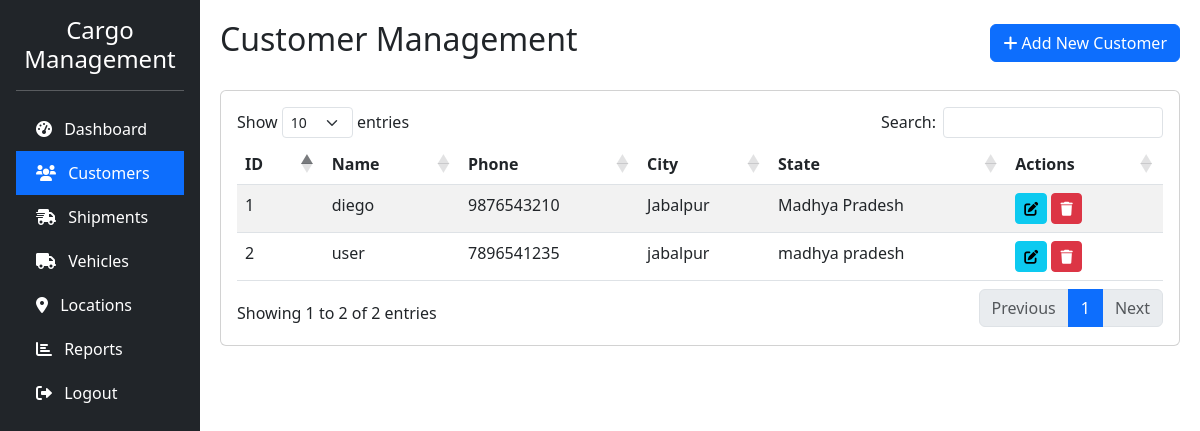
The page /admin/customers.php (signed in) on the database its author committed.
### tables this page shows
CREATE TABLE IF NOT EXISTS `customers` (
  `id` int NOT NULL AUTO_INCREMENT,
  `user_id` int DEFAULT NULL,
  `full_name` varchar(100) NOT NULL,
  `phone` varchar(15) DEFAULT NULL,
  `address` text,
  `city` varchar(50) DEFAULT NULL,
  `state` varchar(50) DEFAULT NULL,
  `pincode` varchar(10) DEFAULT NULL,
  PRIMARY KEY (`id`),
  KEY `user_id` (`user_id`)
);

### admin/customers.php (the view, shortened to what this page needs)
<?php
require_once "../config/database.php";
$customers = array();
$sql = "SELECT c.*, u.email, u.username FROM customers c LEFT JOIN users u ON c.user_id = u.id";
$result = mysqli_query($conn, $sql);
while($row = mysqli_fetch_assoc($result)){
    $customers[] = $row;
}
?>
<!DOCTYPE html>
<html lang="en">
<head>
    <link href="https://cdn.jsdelivr.net/npm/bootstrap@5.3.0/dist/css/bootstrap.min.css" rel="stylesheet">
    <link rel="stylesheet" href="https://cdnjs.cloudflare.com/ajax/libs/font-awesome/6.0.0/css/all.min.css">
    <link href="https://cdn.datatables.net/1.11.5/css/dataTables.bootstrap5.min.css" rel="stylesheet">
</head>
<body>
    <div class="container-fluid">
        <div class="row">
            <div class="col-md-3 col-lg-2 px-0 sidebar">
                <div class="p-3">
                    <h4 class="text-center">Cargo Management</h4>
                    <hr>
                    <ul class="nav flex-column">
                        <li class="nav-item">
                            <a class="nav-link" href="dashboard.php">
                                <i class="fas fa-tachometer-alt me-2"></i> Dashboard
                            </a>
                        </li>
                        <li class="nav-item">
                            <a class="nav-link active" href="customers.php">
                                <i class="fas fa-users me-2"></i> Customers
                            </a>
                        </li>
                        <li class="nav-item">
                            <a class="nav-link" href="shipments.php">
                                <i class="fas fa-shipping-fast me-2"></i> Shipments
                            </a>
                        </li>
                        <li class="nav-item">
                            <a class="nav-link" href="vehicles.php">
                                <i class="fas fa-truck me-2"></i> Vehicles
                            </a>
                        </li>
                        <li class="nav-item">
                            <a class="nav-link" href="locations.php">
                                <i class="fas fa-map-marker-alt me-2"></i> Locations
                            </a>
                        </li>
                        <li class="nav-item">
                            <a class="nav-link" href="reports.php">
                                <i class="fas fa-chart-bar me-2"></i> Reports
                            </a>
                        </li>
                        <li class="nav-item">
                            <a class="nav-link" href="../logout.php">
                                <i class="fas fa-sign-out-alt me-2"></i> Logout
                            </a>
                        </li>
                    </ul>
                </div>
            </div>
            <div class="col-md-9 col-lg-10 main-content">
                <div class="d-flex justify-content-between align-items-center mb-4">
                    <h2>Customer Management</h2>
                    <button type="button" class="btn btn-primary" data-bs-toggle="modal" data-bs-target="#addCustomerModal">
                        <i class="fas fa-plus"></i> Add New Customer
                    </button>
                </div>
                <div class="card">
                    <div class="card-body">
                        <div class="table-responsive">
                            <table id="customersTable" class="table table-striped">
                                <thead>
                                    <tr>
                                        <th>ID</th>
                                        <th>Name</th>
                                        <th>Phone</th>
                                        <th>City</th>
                                        <th>State</th>
                                        <th>Actions</th>
                                    </tr>
                                </thead>
                                <tbody>
                                    <?php foreach($customers as $customer): ?>
                                    <tr>
                                        <td><?php echo $customer['id']; ?></td>
                                        <td><?php echo $customer['full_name']; ?></td>
                                        <td><?php echo $customer['phone']; ?></td>
                                        <td><?php echo $customer['city']; ?></td>
                                        <td><?php echo $customer['state']; ?></td>
                                        <td>
                                            <button type="button" class="btn btn-sm btn-info" data-bs-toggle="modal" data-bs-target="#editCustomerModal<?php echo $customer['id']; ?>">
                                                <i class="fas fa-edit"></i>
                                            </button>
                                            <a href="customers.php?delete=<?php echo $customer['id']; ?>" class="btn btn-sm btn-danger" onclick="return confirm('Are you sure you want to delete this customer?')">
                                                <i class="fas fa-trash"></i>
                                            </a>
                                        </td>
                                    </tr>
                                    <?php endforeach; ?>
                                </tbody>
                            </table>
                        </div>
                    </div>
                </div>
            </div>
        </div>
    </div>
</body>
</html>

### admin/customers.php (style rules this page uses)
.sidebar { min-height: 100vh; background-color: #212529; color: #fff; }
.sidebar .nav-link { color: #fff; padding: 10px 20px; }
.sidebar .nav-link.active { background-color: #0d6efd; }
.main-content { padding: 20px; }

### rows shown on the page
customers: id "1", full_name "diego", phone "9876543210", city "Jabalpur", state "Madhya Pradesh"
customers: id "2", full_name "user", phone "7896541235", city "jabalpur", state "madhya pradesh"
